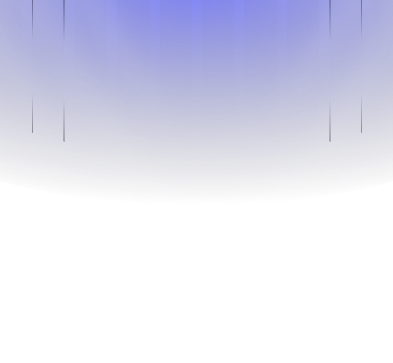
#> input picture apps/expo/assets/images/bg.png, 393 x 363 px
$ python inspect_capture.py ../../../apps/expo/assets/images/bg.png
#> lines starting #> are read from the running program, lines starting #| are printed output that depends on the picture
import sys
from PIL import Image, UnidentifiedImageError

if len(sys.argv) != 2:
    print('Usage: python inspect_capture.py <path-to-binary>')
    sys.exit(2)

path = sys.argv[1]
print('file:', path)
with open(path, 'rb') as f:
    b = f.read()
print('len:', len(b))
print('first 32 bytes:', b[:32].hex())

try:
    im = Image.open(path)
#> im is the input picture: PIL image 393x363 RGBA; mean R, G, B, A 29.3, 31.8, 77, 39.2
    im.load()
    print('Pillow opened image: format=', im.format, 'size=', im.size, 'mode=', im.mode)
#| Pillow opened image: format= PNG size= (393, 363) mode= RGBA
except UnidentifiedImageError as e:
    print('Pillow failed to open image:', e)
except Exception as e:
    print('Other Pillow error:', e)

# Attempt to re-encode if Pillow opened it
try:
    im = Image.open(path)
    im_rgb = im.convert('RGB')
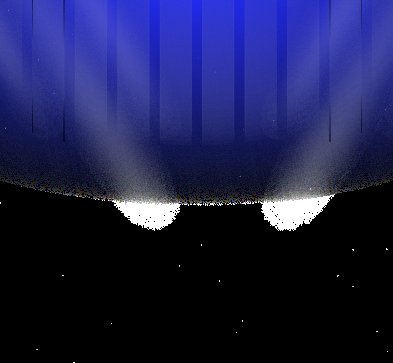
#> im_rgb: PIL image 393x363 RGB; mean R, G, B 29.3, 31.8, 77
    out = 'capture_reencoded.jpg'
    im_rgb.save(out, format='JPEG', quality=90, optimize=False, progressive=False)
    print('Re-encoded saved to', out)
except Exception as e:
    print('Re-encode failed:', e)

$ run again, on apps/expo/assets/images/i.png
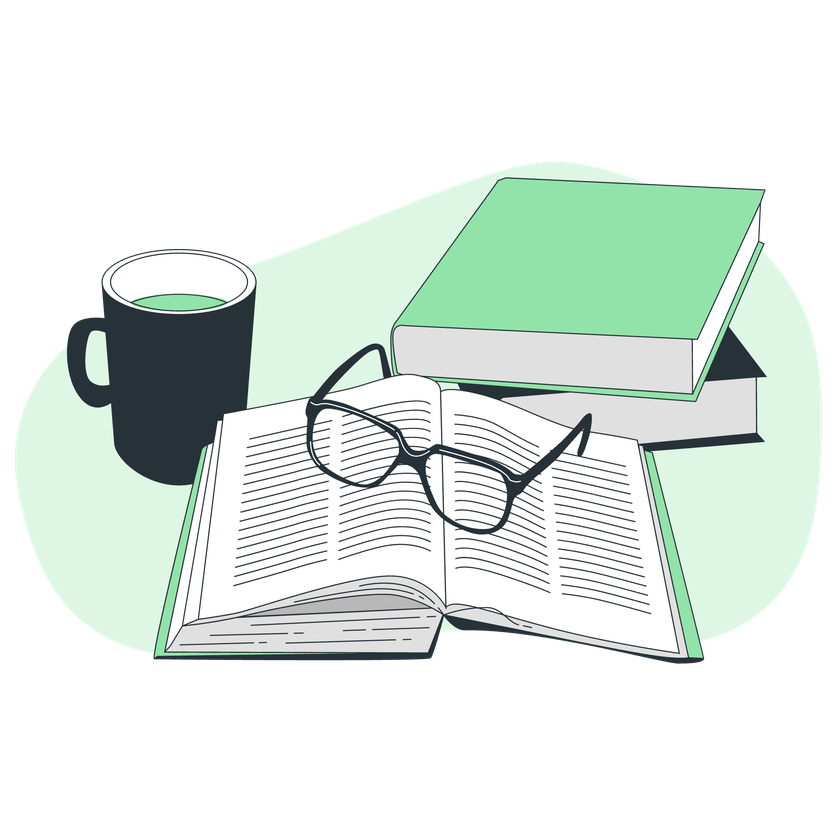
#> input picture apps/expo/assets/images/i.png, 840 x 840 px, shrunk from 2000 x 2000 before the run
#> im is the input picture: PIL image 840x840 RGBA; mean R, G, B, A 89.1, 99.1, 93, 117.9
#| Pillow opened image: format= PNG size= (840, 840) mode= RGBA
#> `im_rgb = im.convert('RGB')`:
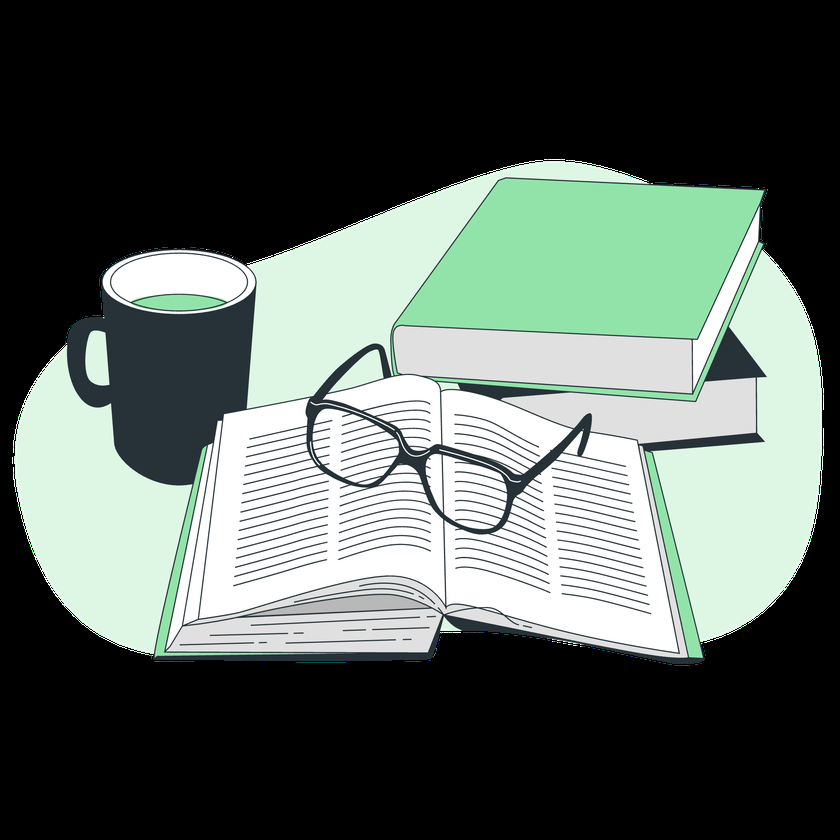
#> im_rgb: PIL image 840x840 RGB; mean R, G, B 89.1, 99.1, 93
